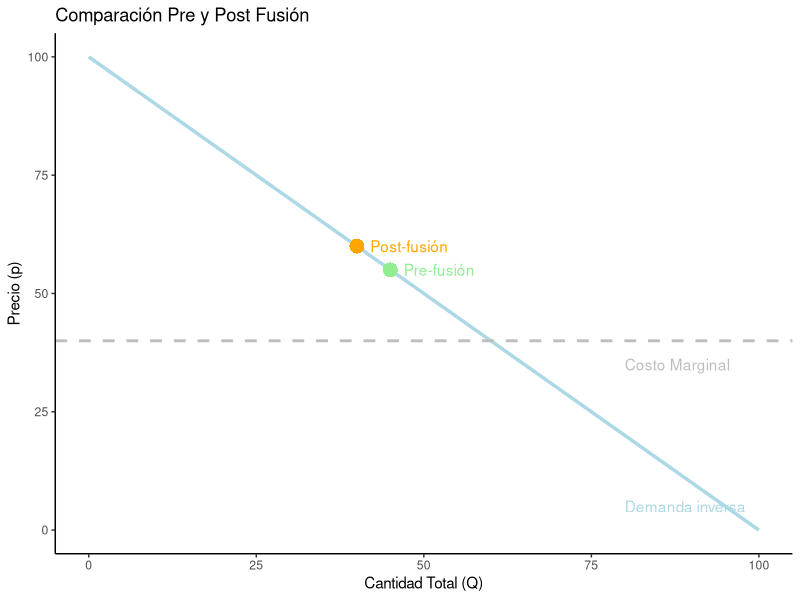

R code for this plot:
# Cargar librería
library(ggplot2)

# Curva de demanda
Q <- seq(0, 100, 0.1)
P <- 100 - Q
df <- data.frame(Q = Q, P = P)

# Equilibrios
# Pre-fusión
Q_pre <- 45
P_pre <- 55

# Post-fusión
Q_post <- 40
P_post <- 60

# Crear gráfico
ggplot(df, aes(x = Q, y = P)) +
  geom_line(color = "lightblue", size = 1.2) +  # Curva de demanda
  geom_hline(yintercept = 40, linetype = "dashed", color = "gray", size = 1) +  # Costo marginal
  geom_point(aes(x = Q_pre, y = P_pre), color = "lightgreen", size = 4) +  # Punto pre-fusión
  geom_point(aes(x = Q_post, y = P_post), color = "orange", size = 4) +   # Punto post-fusión
  annotate("text", x = Q_pre + 2, y = P_pre, label = "Pre-fusión", color = "lightgreen", hjust = 0) +
  annotate("text", x = Q_post + 2, y = P_post, label = "Post-fusión", color = "orange", hjust = 0) +
  annotate("text", x = Q_post + 40, y = P_post - 25, label = "Costo Marginal", color = "gray", hjust = 0) +
  annotate("text", x = Q_post + 40, y = P_post - 55, label = "Demanda inversa", color = "lightblue", hjust = 0) +
  labs(title = "Comparación Pre y Post Fusión",
       x = "Cantidad Total (Q)",
       y = "Precio (p)") +
  theme_classic()



